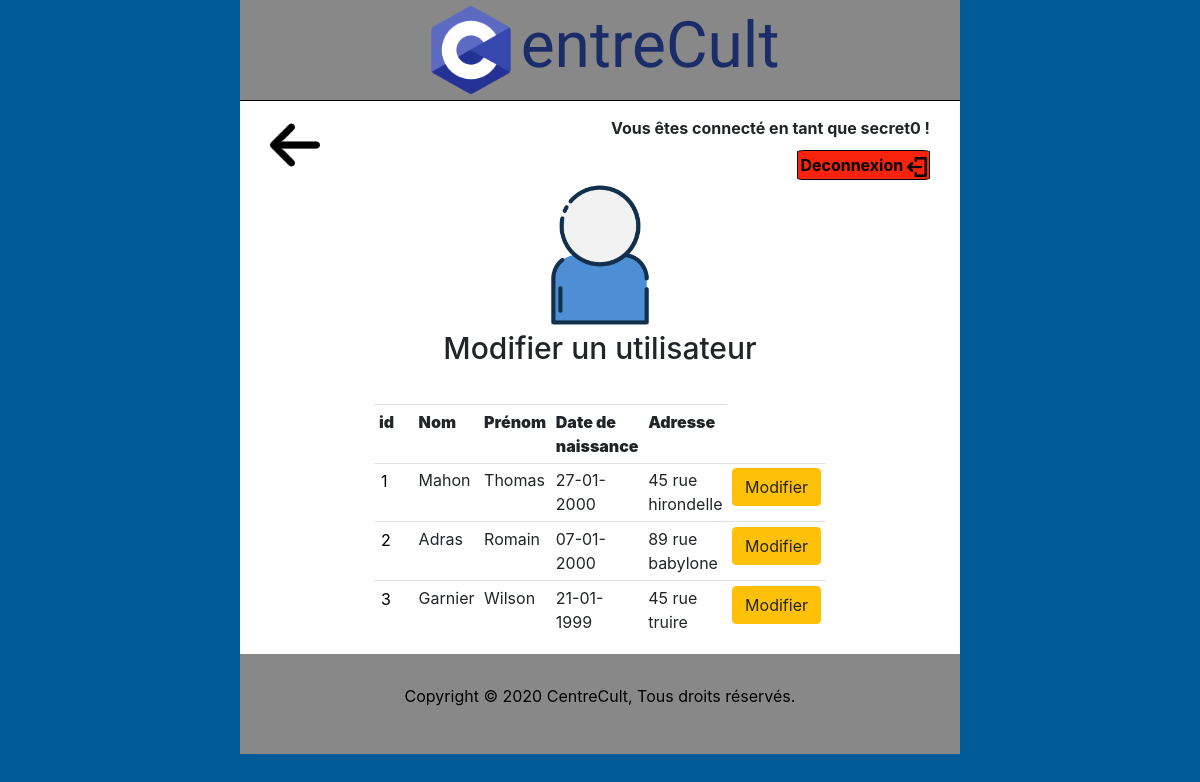
/index.php?action=tbl-edit (signed in), run on the app's committed database.
### tables this page shows
CREATE TABLE `utilisateurs` (
  `id` int(11) NOT NULL,
  `nom` varchar(25) NOT NULL,
  `prenom` varchar(25) NOT NULL,
  `datenaiss` date NOT NULL,
  `adresse` varchar(50) NOT NULL
);

### control/utilisateur.php (called while the page is built, shortened)
<?php
class Utilisateur {
    function __construct()
    {
        require_once "./model/model.php";
        $this->ds = new DB();
    }
    function getUsers(){
        $strSQL = "SELECT * FROM utilisateurs ";
        $tabValeur = array("*");
        $res = $this->ds->Requete($strSQL, $tabValeur);
        return $res;
      }
}

### model/model.php (called while the page is built, shortened)
<?php
class DB {
  private $cnx = null;
  function __construct(){
 $this->cnx = new PDO("mysql:host=mysql-thomasmahon.alwaysdata.net;dbname=thomasmahon_centrecult;charset=utf8", "213044", "centrecult" );
  }
  function Requete($strSQL, $tblValeur){
    $this->resultat = $this->cnx->prepare($strSQL);
    $this->resultat->execute($tblValeur);
    return $this->resultat->fetchAll();
  }
}
?>

### vue/user/edit-user.php (the view)
<div class="back">
<a href="index.php?action=Interface">
<img src="./image/arrow.png" width="50"/>
</a>
</div>
<div class="content-edit">
<img src="./image/user.png"width="150"/>
<h2> Modifier un utilisateur </h2>
<table class="table table-sm">
    <tr>
        <th ><b>id </b></th>
        <th ><b>Nom </b></th>
        <th ><b> Prénom </b></th>
        <th ><b> Date de naissance </b></th>
        <th ><b> Adresse </b></th>
    </tr>
    <?php
        foreach ($tbluser as $user) {
            $datenfr = date('d-m-Y', strtotime($user['datenaiss']));
                echo "<form action='index.php?action=formEditUser' method='POST'>";
                echo
                "<tr>"
                    ."<td>"."<input  type='text' name='ide' id='ide' value=".$user['id']." readonly></td>"
                    ."<td>".$user['nom'] ."</td>"
                    ."<td>".$user['prenom'] ."</td>"
                    ."<td>".$datenfr."</td>"
                    ."<td>".$user['adresse']."</td>"
                    ."<td> <input class='btn btn-warning' type='submit' name='action' value='Modifier'></td></tr>";
                echo "</form>";
            }
    ?>
</table>
</div>

### style/style.css (style rules this page uses)
* { margin: 0; top: 0; }
a { text-decoration: none !important; color: black; }
body { background-color: #005C96; }
h2 { font-size: 30px; padding-bottom: 30px; }
.back { position: absolute; padding-top: 120px; padding-left: 30px; }
.content-edit { padding-right: 150px; padding-left: 150px; display: flex; flex-direction: column; justify-content: center; align-items: center; }
#ide { cursor: default; border: 0px solid; width:30px; }

### data on the page
utilisateurs: ide "1", nom "Mahon", prenom "Thomas", datenaiss "27-01-2000", adresse "45 rue hirondelle"
utilisateurs: ide "2", nom "Adras", prenom "Romain", datenaiss "07-01-2000", adresse "89 rue babylone"
utilisateurs: ide "3", nom "Garnier", prenom "Wilson", datenaiss "21-01-1999", adresse "45 rue truire"

### other printed values
$login "secret0"
